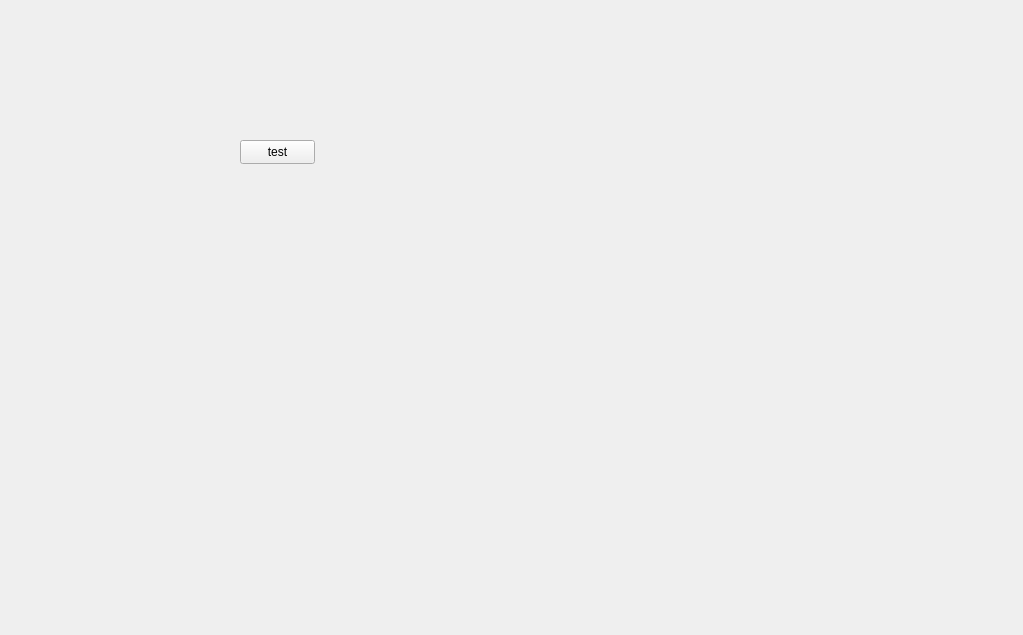
<?xml version="1.0" encoding="UTF-8"?>
<ui version="4.0">
 <class>binarydbwindow</class>
 <widget class="QWidget" name="binarydbwindow">
  <property name="geometry">
   <rect>
    <x>0</x>
    <y>0</y>
    <width>1023</width>
    <height>635</height>
   </rect>
  </property>
  <property name="windowTitle">
   <string>Form</string>
  </property>
  <widget class="QPushButton" name="Test">
   <property name="geometry">
    <rect>
     <x>240</x>
     <y>140</y>
     <width>75</width>
     <height>24</height>
    </rect>
   </property>
   <property name="text">
    <string>test</string>
   </property>
  </widget>
 </widget>
 <resources/>
 <connections/>
</ui>
